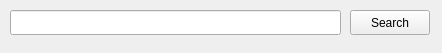
<?xml version="1.0" encoding="UTF-8"?>
<ui version="4.0">
 <class>FindWidget</class>
 <widget class="QWidget" name="FindWidget">
  <property name="geometry">
   <rect>
    <x>0</x>
    <y>0</y>
    <width>442</width>
    <height>53</height>
   </rect>
  </property>
  <property name="windowTitle">
   <string>Form</string>
  </property>
  <widget class="QLineEdit" name="lineEdit">
   <property name="geometry">
    <rect>
     <x>10</x>
     <y>10</y>
     <width>331</width>
     <height>25</height>
    </rect>
   </property>
  </widget>
  <widget class="QPushButton" name="pushButton">
   <property name="geometry">
    <rect>
     <x>350</x>
     <y>10</y>
     <width>80</width>
     <height>25</height>
    </rect>
   </property>
   <property name="text">
    <string>Search</string>
   </property>
  </widget>
 </widget>
 <resources/>
 <connections/>
</ui>
